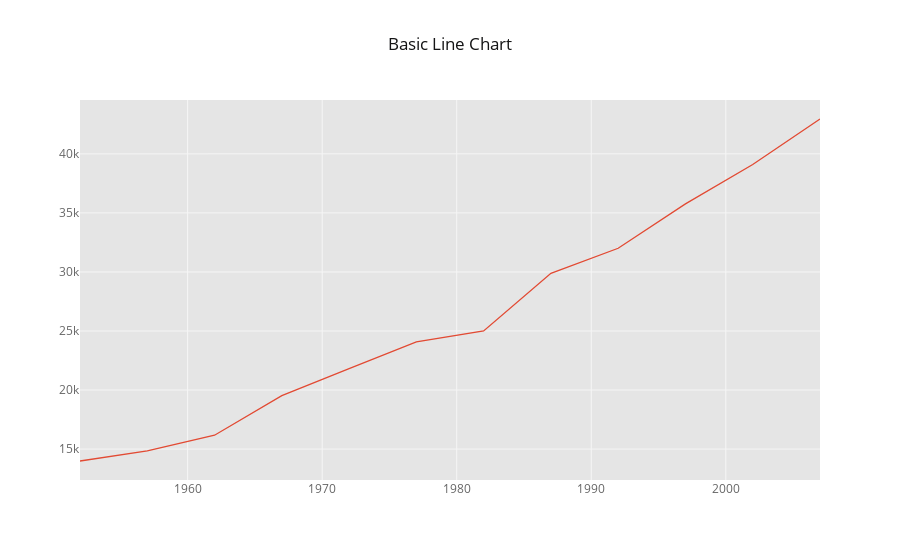

Write notebook code for a chart like this one.
### Markdown cell above
### Single Line Chart  
Color Theme:  **ggplot**

### Code cell
countries_to_plot = ['United States']

df_wide_GDP[countries_to_plot].iplot(kind='line',
            theme='ggplot',
            title='Basic Line Chart')

### Figure 1 — Plotly figure (JSON) as saved in the notebook; plotly's stock layout.template omitted (floating-point values rounded to 4 significant figures)
{"data": [{"line": {"color": "rgba(226, 74, 51, 1.0)", "dash": "solid", "shape": "linear", "width": 1.3}, "mode": "lines", "name": "United States", "text": "", "type": "scatter", "uid": "82b2efe5-67da-4793-ad8d-1c7d1fe0331c", "x": [1952, 1957, 1962, 1967, 1972, 1977, 1982, 1987, 1992, 1997, 2002, 2007], "y": [13990.0, 14850.0, 16170.0, 19530.0, 21810.0, 24070.0, 25010.0, 29880.0, 32000.0, 35770.0, 39100.0, 42950.0]}], "layout": {"legend": {"bgcolor": "#FFFFFF", "font": {"color": "#666666"}}, "paper_bgcolor": "#FFFFFF", "plot_bgcolor": "#E5E5E5", "title": {"font": {"color": "#151516"}, "text": "Basic Line Chart"}, "xaxis": {"gridcolor": "#F6F6F6", "showgrid": true, "tickfont": {"color": "#666666"}, "title": {"font": {"color": "#666666"}, "text": ""}, "zerolinecolor": "#F6F6F6"}, "yaxis": {"gridcolor": "#F6F6F6", "showgrid": true, "tickfont": {"color": "#666666"}, "title": {"font": {"color": "#666666"}, "text": ""}, "zerolinecolor": "#F6F6F6"}}}
